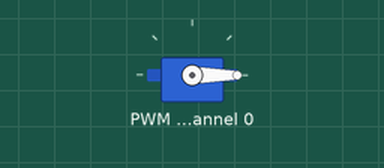
Recording of a program running on a simulated Raspberry Pi (BCM pin numbers). Parts: servo. Servo angles are drawn from the pulse width (0.5 ms = 0°, 2.5 ms = 180°).

Above: at 0.05 s.
At 1.5 s:
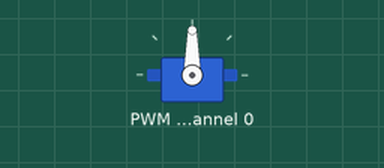
At 3.0 s:
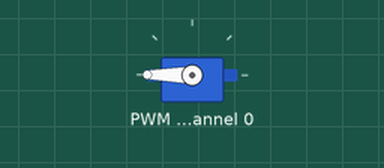
Timing chart, 0 to 6.9 s (numbered marks = the images above):
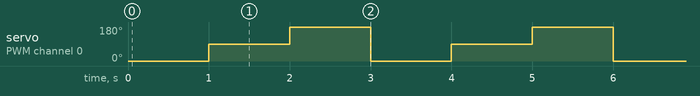

The program:

PCA9685+Servo.py
```python
import time
import board
import busio
from adafruit_pca9685 import PCA9685

# I2C setup
i2c = busio.I2C(board.SCL, board.SDA)

# PCA9685 init
pca = PCA9685(i2c)
pca.frequency = 50  # Servo frequency

# Channel 0 (servo)
servo = pca.channels[0]

def angle_to_pwm(angle):
    # 0° → ~500µs, 180° → ~2500µs
    pulse_min = 500
    pulse_max = 2500
    pulse = pulse_min + (pulse_max - pulse_min) * angle / 180
    return int(pulse * 65535 / 20000)  # 20ms period

try:
    while True:
        servo.duty_cycle = angle_to_pwm(0)
        time.sleep(1)
        servo.duty_cycle = angle_to_pwm(90)
        time.sleep(1)
        servo.duty_cycle = angle_to_pwm(180)
        time.sleep(1)

except KeyboardInterrupt:
    servo.duty_cycle = angle_to_pwm(90)
    time.sleep(1)
    pca.deinit()
```

Measured:
- by itself, servo on PWM channel 0: repeats every 3.0 s: 180° 1.0 s, 0° 1.0 s, 90° 1.0 s
